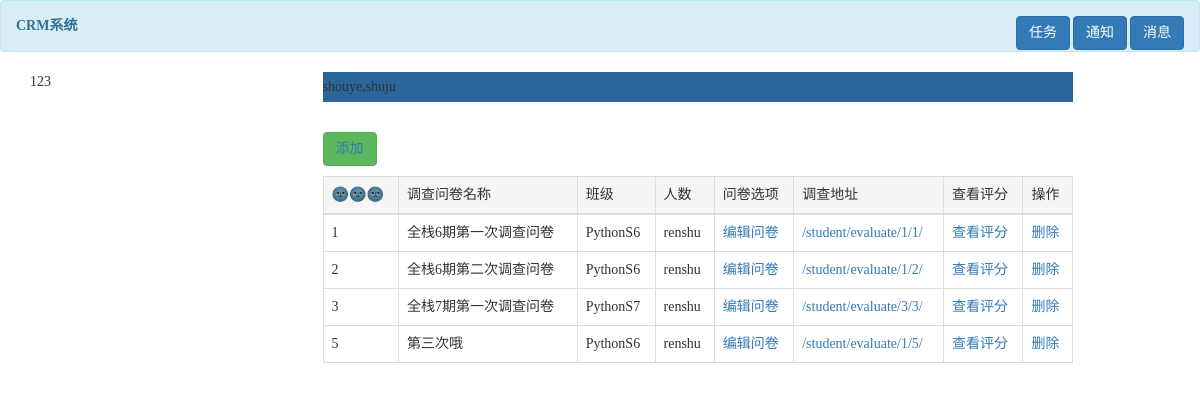
Before: /index/ with the older database file.
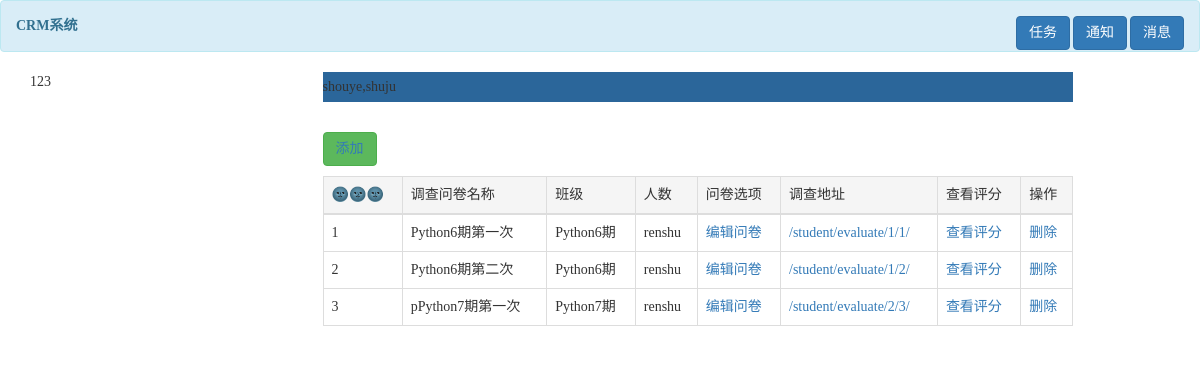
After: the same page with the newer database file.
### app01/models.py (models this page shows, shortened)
class QuestionNaire(models.Model):
    title = models.CharField(max_length=64,verbose_name='问卷标题')
    classlist = models.ForeignKey(to=ClassList,verbose_name='答问卷的班级')
    creator = models.ForeignKey(to=UserInfo,verbose_name='创建问卷的辣个银')

class ClassList(models.Model):
    title = models.CharField(max_length=32,verbose_name='班级名称')

### app01/views.py (the view)
# urls.py: url(r'^index/', views.index),
def index(request):
    qn = models.QuestionNaire.objects.all()
    return render(request,'index.html',{'qn':qn})

### templates/index.html (shortened to what this page needs)
<!DOCTYPE html>
<html lang="en">
<head>
    <link rel="stylesheet" href="/static/bootstrap-3.3.7-dist/css/bootstrap.min.css">
</head>
<body>
<div class="alert alert-info" role="alert">
    <b>CRM系统</b>
    <small class="pull-right">
        <button class="btn btn-primary">任务</button>
        <button class="btn btn-primary">通知</button>
        <button class="btn btn-primary">消息</button>
    </small>
</div>
<div class="container">
    <div class="row">
        <div class="col-lg-3">123</div>
        <div class="col-lg-8">
            <div style="background-color: #2b669a;margin-bottom: 30px;width: 100%;height: 30px;line-height: 30px;">shouye,shuju</div>
            <div class="data_show">
            {% block content %}
                <button class="btn btn-success"><a href="/add/">添加</a></button>
                <table class="table table-bordered" style="margin-top: 10px ">
                    <thead>
                    <tr class="active">
                        <td>🌚🌚🌚</td>
                        <td>调查问卷名称</td>
                        <td>班级</td>
                        <td>人数</td>
                        <td>问卷选项</td>
                        <td>调查地址</td>
                        <td>查看评分</td>
                        <td>操作</td>
                    </tr>
                    </thead>
                    <tbody>
                    {% for qn_obj in qn %}
                        <tr>
                            <td>{{ qn_obj.id }}</td>
                            <td>{{ qn_obj.title }}</td>
                            <td>{{ qn_obj.classlist.title }}</td>
                            <td>renshu</td>
                            <td><a href="/question/{{ qn_obj.id }}/">编辑问卷</a></td>
                            <td><a href="/student/evaluate/{{ qn_obj.classlist.id }}/{{ qn_obj.id }}/">/student/evaluate/{{ qn_obj.classlist.id }}/{{ qn_obj.id }}/</a>
                            </td>
                            <td><a href="">查看评分</a></td>
                            <td><a href="">删除</a></td>
                        </tr>
                    {% endfor %}
                    </tbody>
                            {% endblock %}
                </table>
            </div>
        </div>
    </div>
</div>
</body>
</html>

### templates/index.html (style rules this page uses)
* { font-family: "Monaco"; }

Changed rows visible on the page:
removed QuestionNaire: id "5", title "第三次哦", classlist "PythonS6", classlist.id "1"
changed QuestionNaire id 1: title "全栈6期第一次调查问卷" → "Python6期第一次"; classlist "PythonS6" → "Python6期"
changed QuestionNaire id 2: title "全栈6期第二次调查问卷" → "Python6期第二次"; classlist "PythonS6" → "Python6期"
changed QuestionNaire id 3: title "全栈7期第一次调查问卷" → "pPython7期第一次"; classlist "PythonS7" → "Python7期"; classlist.id "3" → "2"
